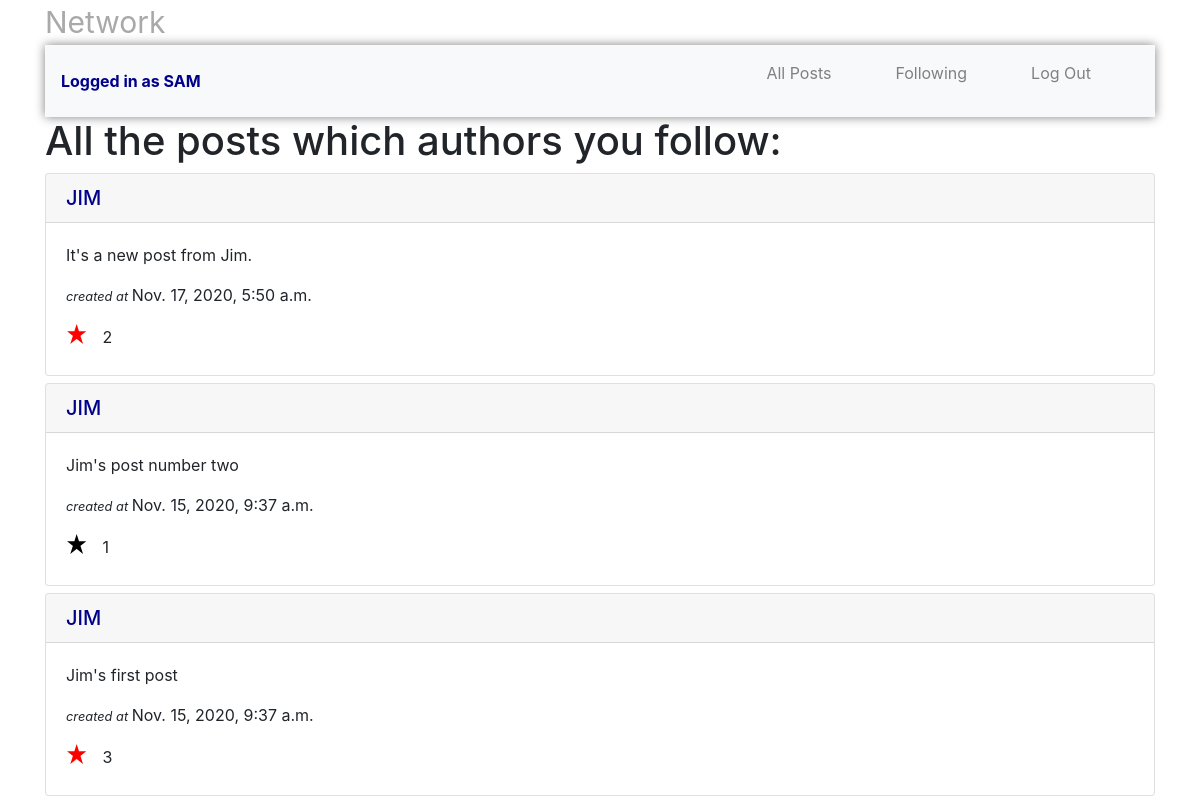
The page /following (signed in) on the database its author committed.
### network/models.py (models this page shows, shortened)
class User(AbstractUser):
    created = models.DateTimeField(default=datetime.now, blank=True)
    following = models.ManyToManyField("self", symmetrical=False, blank=True, related_name="followers")
    def __str__(self):
        return f"{self.username}"

class Post(models.Model):
    creator = models.ForeignKey(User, on_delete = models.PROTECT, related_name="comment_user")
    post = models.TextField(blank=False)
    created = models.DateTimeField(default=datetime.now, blank=True)
    likes = models.ManyToManyField(User, blank=True)

### network/views.py (the view)
# urls.py: path("following", views.following, name="following"),
@login_required
def following(request):
    all_posts = Post.objects.filter(creator__in=request.user.following.all()).order_by("-created")
    paged_posts = paginator(request, all_posts)
    return render(request, "following.html", {
        "posts": paged_posts
    })

### network/views.py (called while the page is built)
def paginator(request, all_posts):
    paginator = Paginator(all_posts, 10)
    page = request.GET.get("page")
    paged_posts = paginator.get_page(page)
    return paged_posts

### network/templates/following.html (shortened to what this page needs)
{% extends "network/layout.html" %}
{% load static %}
{% block body %}
    <h1>All the posts which authors you follow:</h1>
    {% if user.is_authenticated %}
        {% for post in posts %}
            <div class="posts">
                <div class="card">
                    <a href="{% url 'profile' post.creator %}" class="author-name">
                        <h5 class="card-header">{{ post.creator| upper }}</h5>
                    </a>
                    <div class="card-body">
                    <p class="card-text">{{ post.post }}</p>
                    <p class="card-text"><small><i>created at </i></small> {{ post.created }}</p>
                    <p class="card-text">
                        <svg viewBox="0 0 300 300"
                            width="2em"
                            height="2em"
                            xmlns="http://www.w3.org/2000/svg"
                            id = {{ post.id }}
                            data-like={{ post.id }}
                            class="star"
                            fill="
                                {% if user in post.likes.all %}
                                red
                                {% else %}
                                black
                                {% endif %}">
                            <polygon points="100,10 40,198 190,78 10,78 160,198"/>
                        </svg>
                        <span id="like-count-{{ post.id }}">{{ post.likes.all|length }}</span>
                    </p>
                    </div>
                </div>
            </div>
        {% endfor %}
    {% endif %}
{% endblock %}

### network/templates/network/layout.html (shortened to what this page needs)
{% load static %}
<!DOCTYPE html>
<html lang="en">
    <head>
        <link rel="stylesheet" href="https://stackpath.bootstrapcdn.com/bootstrap/4.4.1/css/bootstrap.min.css">
        <link href="{% static 'network/styles.css' %}" rel="stylesheet">
        <link rel="stylesheet" href="https://stackpath.bootstrapcdn.com/font-awesome/4.7.0/css/font-awesome.min.css">
    </head>
    <body>
        <div class="container">
            <a class="project-name" href="{% url 'index' %}">Network</a>
            <nav class="navbar navbar-expand-lg navbar-light bg-light  justify-content-between">
                {% if user.is_authenticated %}
                    <a href="{% url 'index' %}" class="author-name"><strong>Logged in as {{ user.username | upper }}</strong></a>
                {% endif %}
                <div>
                    <ul class="navigation">
                        <li class="nav-item">
                            <a class="nav-link" href="{% url 'index' %}">All Posts</a>
                        </li>
                        {% if user.is_authenticated %}
                            <li class="nav-item">
                                <a class="nav-link current" href="{% url 'following' %}">Following</a>
                            </li>
                            <li class="nav-item">
                                <a class="nav-link" href="{% url 'logout' %}">Log Out</a>
                            </li>
                        {% endif %}
                    </ul>
                </div>
            </nav>
            <div class="body">
                {% block body %}
                {% endblock %}
            </div>
        </div>
    </body>
</html>

### network/static/network/styles.css (style rules this page uses)
.project-name { color: darkgray; font-size: 30px; }
.posts { margin-bottom: 7px; }
.navbar { box-shadow: 0px 0px 10px gray !important; }
.navigation { display: flex; }
.nav-item { list-style: none; margin-right: 2rem; }
.nav-item a { text-decoration: none; color: gray; }
.author-name { color: darkblue !important; text-decoration: none !important; }

### rows shown on the page
User: username "SAM"
Post: creator "JIM", post "It's a new post from Jim.", created "Nov. 17, 2020, 5:50 a.m.", likes.all|length "2"
Post: creator "JIM", post "Jim's post number two", created "Nov. 15, 2020, 9:37 a.m.", likes.all|length "1"
Post: creator "JIM", post "Jim's first post", created "Nov. 15, 2020, 9:37 a.m.", likes.all|length "3"
